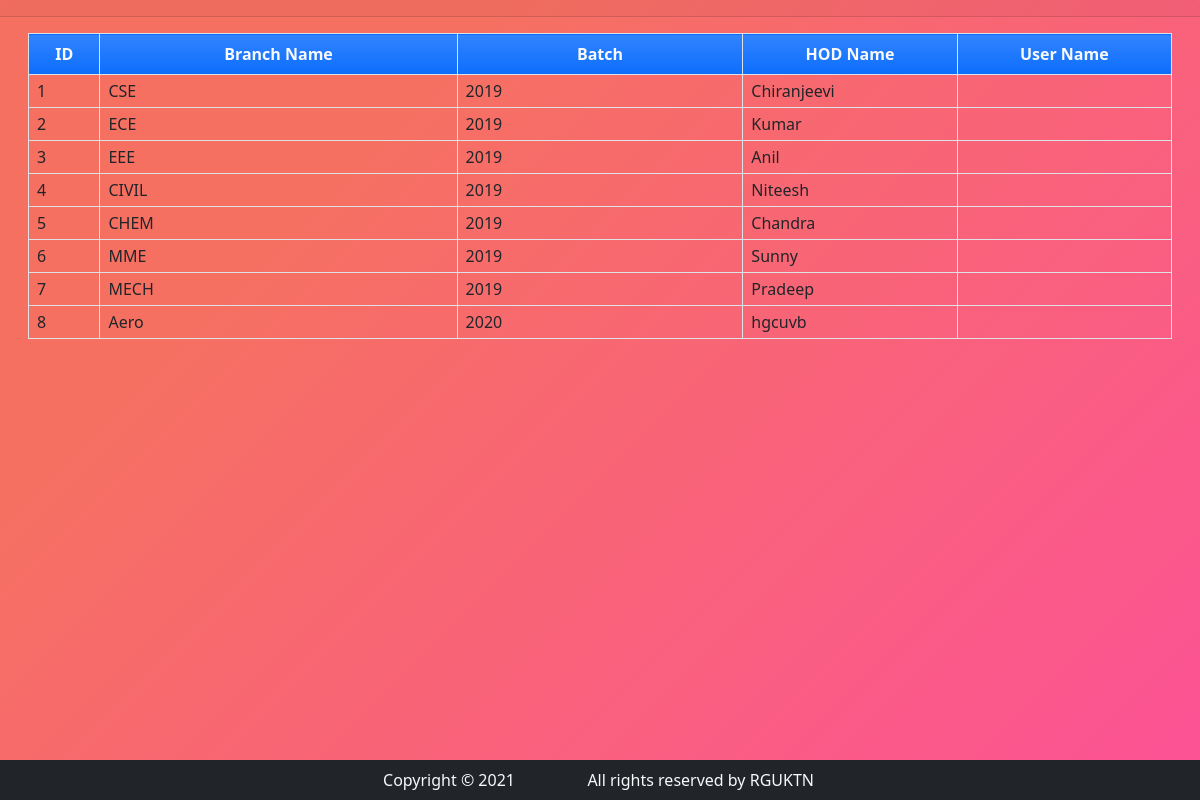
The app's page /branch with its own data.
### app/models.py (models this page shows, shortened)
class Branch(models.Model):
    branch_name=models.CharField(max_length=250,blank=True,null=True)
    batch_year=models.CharField(max_length=250,blank=True,null=True)
    status=models.IntegerField(default=1)
    hod_name=models.CharField(max_length=250,blank=True,null=True)
    date_added=models.DateTimeField(default=timezone.now)
    date_updated=models.DateTimeField(auto_now=True)

### app/views.py (the view)
# urls.py: path('branch',views.branch_data,name='branch'),
def branch_data(request):
    access['title']="Departments Details"
    user=UserProfile.objects.all()
    branch=Branch.objects.all()
    access['branch']=branch
    access['user']=user
    return render(request,'branch.html',access)

### templates/branch.html (shortened to what this page needs)
<!DOCTYPE html>
  <head>
    <link href="https://cdn.jsdelivr.net/npm/bootstrap@5.0.2/dist/css/bootstrap.min.css" rel="stylesheet">
    <link rel="stylesheet" href="https://cdn.jsdelivr.net/npm/bootstrap-icons@1.8.1/font/bootstrap-icons.css">
  </head>
  <body class="d-flex flex-column min-vh-100">
  <div class="card-header">
  </div>
  <div class="card-body">
      <div class="container-fluid">
          <table class="table table-bordered" id="department-list">
              <colgroup>
                  <col width="5%">
                  <col width="25%">
                  <col width="20%">
                  <col width="15%">
                  <col width="15%">
              </colgroup>
              <thead>
                  <tr class="bg-gradient bg-primary bg-opacity-50 text-light">
                      <th class="px-2 py-2 text-center">ID</th>
                      <th class="px-2 py-2 text-center">Branch Name</th>
                      <th class="px-2 py-2 text-center">Batch</th>
                      <th class="px-2 py-2 text-center">HOD Name</th>
                      <th class="px-2 py-2 text-center">User Name</th>
                  </tr>
              </thead>
              <tbody>
                  {% for branches in branch %}
                  <tr>
                      <td class="px-2 py-1 align-middle">{{ branches.id }}</td>
                      <td class="px-2 py-1 align-middle">{{ branches.branch_name }}</td>
                      <td class="px-2 py-1 align-middle">{{ branches.batch_year }}</td>
                      <td class="px-2 py-1 align-middle">{{ branches.hod_name }}</td>
                      <td class="px-2 py-1 align-middle">{{ user.username }}</td>
                  </tr>
  {% endfor %}
              </tbody>
          </table>
      </div>
  </div>
    <footer class="mt-auto">
        <div class="container-fluider bg-dark text-light   " >
        <div class="row  text-center justify-content-center">
            <div class="row  justify-content-center p-2">
                <div class="col-10 col-md-2">Copyright &copy 2021</div>
                <div class="col-10 col-md-3"> All rights reserved by RGUKTN</div>
            </div>
        </div>
        </div>
    </footer>
  </body>
</html>

### templates/branch.html (style rules this page uses)
body { background-image: linear-gradient(315deg, #fc5296 0%, #f67062 74%); }

### records on screen
Branch: id "1", branch_name "CSE", batch_year "2019", hod_name "Chiranjeevi"
Branch: id "2", branch_name "ECE", batch_year "2019", hod_name "Kumar"
Branch: id "3", branch_name "EEE", batch_year "2019", hod_name "Anil"
Branch: id "4", branch_name "CIVIL", batch_year "2019", hod_name "Niteesh"
Branch: id "5", branch_name "CHEM", batch_year "2019", hod_name "Chandra"
Branch: id "6", branch_name "MME", batch_year "2019", hod_name "Sunny"
Branch: id "7", branch_name "MECH", batch_year "2019", hod_name "Pradeep"
Branch: id "8", branch_name "Aero", batch_year "2020", hod_name "hgcuvb"
